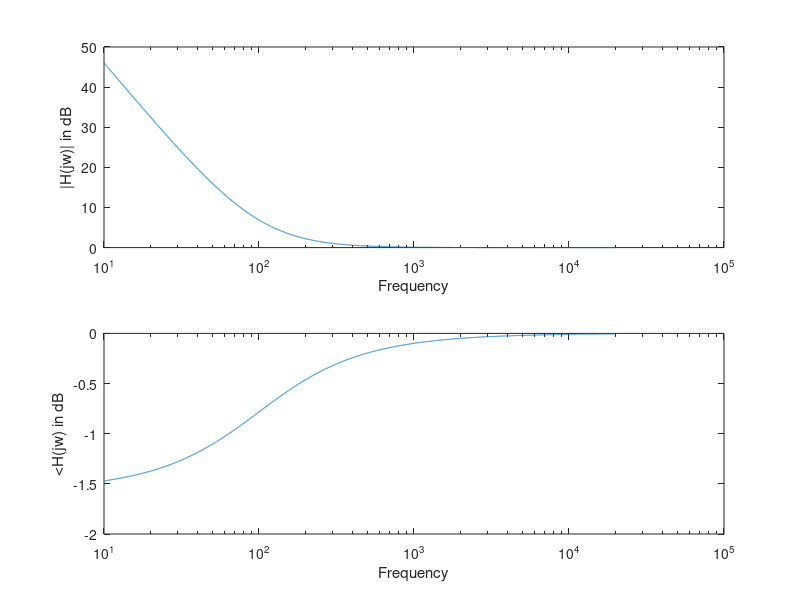

MATLAB code for this plot:
clear;
RC = 0.0016;
f = exp(log(10): 0.001 :log(20e3));
w = f*2*pi;

Hjw = (1 + 1i*w*RC)./(1i*w*RC);

subplot(2,1,1);
semilogx(f,20*log(abs(Hjw)));
xlabel('Frequency');
ylabel('|H(jw)| in dB');

subplot(2,1,2);
semilogx(f,unwrap(angle(Hjw)));
xlabel('Frequency');
ylabel('<H(jw) in dB');
